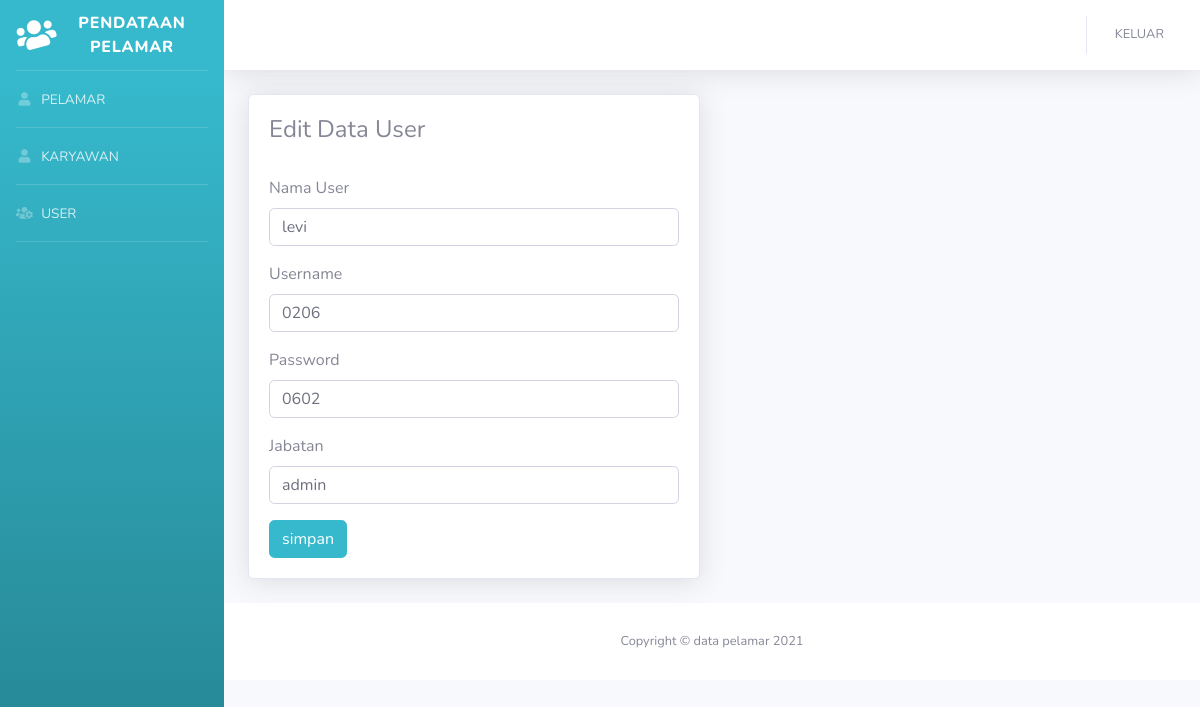
The page /User/edit_u/1 on the database its author committed.
### tables this page shows
CREATE TABLE `tbl_user` (
  `id` int(8) NOT NULL,
  `nama_user` varchar(50) NOT NULL,
  `username` varchar(50) NOT NULL,
  `password` varchar(50) NOT NULL,
  `level` enum('admin','user') NOT NULL
);

### application/controllers/User.php (called while the page is built, shortened)
<?php
class User extends CI_Controller {
    function __construct()
    {
        $this->load->model('User_model', 'um');
    }
    function edit_u($id)
    {
        $data['edit_u']=$this->um->edit_u($id);
        $this->load->view('template/header');
        $this->load->view('admin/edit_u',$data);
        $this->load->view('template/footer');
    }
}

### index.php (called while the page is built, shortened)
<?php
require_once BASEPATH.'core/CodeIgniter.php';

### application/models/User_model.php (called while the page is built, shortened)
<?php
class User_model extends CI_Model {
    function edit_u($id)
    {
        return $this->db->get_where('tbl_user', array('id' => $id))->result();
    }
}

### application/views/admin/edit_u.php (the view, shortened to what this page needs)
<!DOCTYPE html>
<html lang="en">
<head>
</head>
<body>
<div class="container-fluid">
    <div class="row">
        <div class="col-lg-6">
            <div class="card shadow mb-4">
                <div class="card-body">
                    <div class="table-responsive">
                        <h4>Edit Data User</h4>
                        <br>
                        <?php
                               foreach($edit_u as $um):
                                $id = $um->id;
                                endforeach ;
                        ?>
                        <form action="<?=base_url('User/simpat_edit') ?>" method="post">
                            <div class="form-group">
                                <label for="name">Nama User</label>
                                <input type="text" class="form-control" id="nama_user" name="nama_user" value="<?=$um->nama_user ?>">
                            </div>
                            <div class="form-group">
                                <label for="name">Username</label>
                                <input type="text" class="form-control" id="username" name="username" value="<?=$um->username ?>">
                            </div>
                            <div class="form-group">
                                <label for="name">Password</label>
                                <input type="text" class="form-control" id="password" name="password" value="<?=$um->password ?>">
                            </div>
                            <div class="form-group">
                                <label for="name">Jabatan</label>
                                <input type="text" class="form-control" id="level" name="level" value="<?=$um->level ?>">
                            </div>
                            <button type="submit" class="btn btn-info">simpan</button>
                            </form>
                    </div>
                </div>
            </div>
        </div>
    </div>
</div>
</body>
</html>

### rows shown on the page
tbl_user: nama_user "levi", username "0206", password "0602", level "admin"
